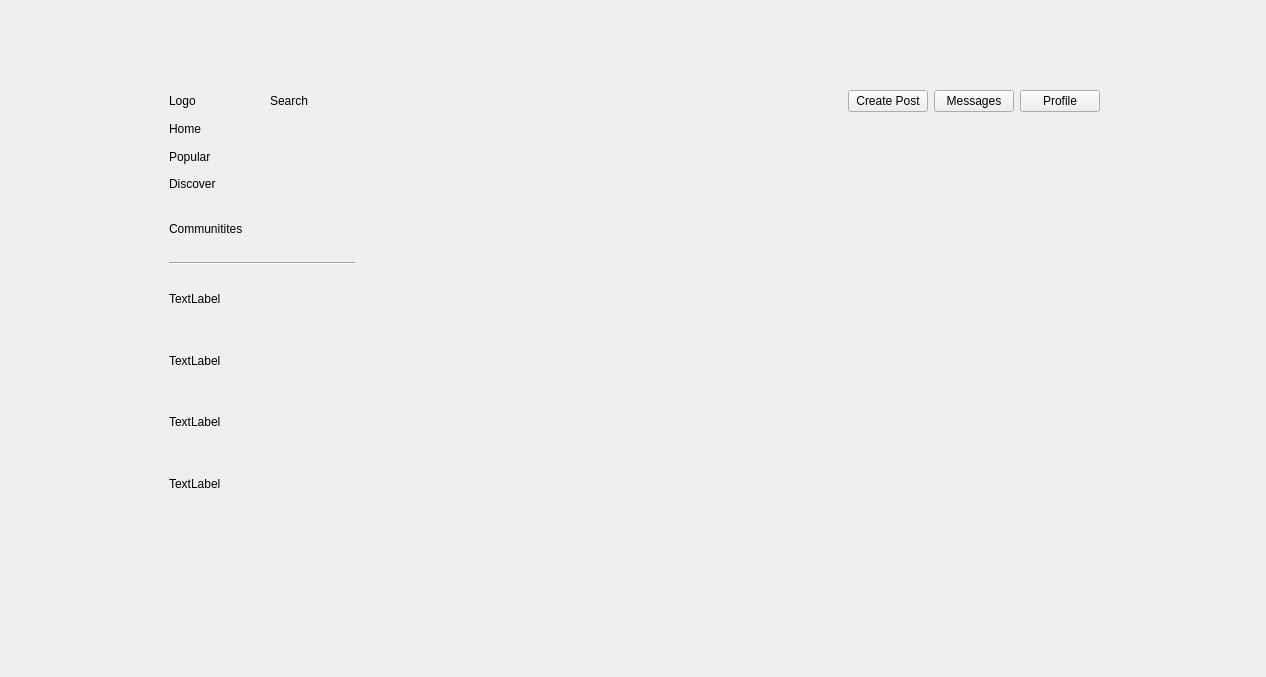
<?xml version="1.0" encoding="UTF-8"?>
<ui version="4.0">
 <class>Home</class>
 <widget class="QMainWindow" name="Home">
  <property name="geometry">
   <rect>
    <x>0</x>
    <y>0</y>
    <width>1266</width>
    <height>677</height>
   </rect>
  </property>
  <property name="windowTitle">
   <string>MainWindow</string>
  </property>
  <widget class="QWidget" name="centralwidget">
   <widget class="QWidget" name="verticalLayoutWidget">
    <property name="geometry">
     <rect>
      <x>169</x>
      <y>90</y>
      <width>931</width>
      <height>421</height>
     </rect>
    </property>
    <layout class="QVBoxLayout" name="bodyContainer" stretch="2,8">
     <item>
      <layout class="QHBoxLayout" name="topBar" stretch="1,4,2,0,0,0">
       <item>
        <widget class="QLabel" name="label_4">
         <property name="text">
          <string>Logo</string>
         </property>
        </widget>
       </item>
       <item>
        <widget class="QLabel" name="label_3">
         <property name="text">
          <string>Search</string>
         </property>
        </widget>
       </item>
       <item>
        <spacer name="horizontalSpacer">
         <property name="orientation">
          <enum>Qt::Horizontal</enum>
         </property>
         <property name="sizeHint" stdset="0">
          <size>
           <width>40</width>
           <height>20</height>
          </size>
         </property>
        </spacer>
       </item>
       <item>
        <widget class="QPushButton" name="create_post_btn">
         <property name="text">
          <string>Create Post</string>
         </property>
        </widget>
       </item>
       <item>
        <widget class="QPushButton" name="pushButton_2">
         <property name="text">
          <string>Messages</string>
         </property>
        </widget>
       </item>
       <item>
        <widget class="QPushButton" name="pushButton_3">
         <property name="text">
          <string>Profile</string>
         </property>
        </widget>
       </item>
      </layout>
     </item>
     <item>
      <layout class="QHBoxLayout" name="mainBody" stretch="2,6,2">
       <item>
        <layout class="QVBoxLayout" name="CenterArea" stretch="2,8">
         <item>
          <layout class="QVBoxLayout" name="verticalLayout_6">
           <item>
            <widget class="QLabel" name="label_6">
             <property name="text">
              <string>Home</string>
             </property>
            </widget>
           </item>
           <item>
            <widget class="QLabel" name="label_7">
             <property name="text">
              <string>Popular</string>
             </property>
            </widget>
           </item>
           <item>
            <widget class="QLabel" name="label_5">
             <property name="text">
              <string>Discover</string>
             </property>
            </widget>
           </item>
          </layout>
         </item>
         <item>
          <layout class="QVBoxLayout" name="verticalLayout_5">
           <item>
            <widget class="QLabel" name="label_8">
             <property name="text">
              <string>Communitites</string>
             </property>
            </widget>
           </item>
           <item>
            <widget class="Line" name="line">
             <property name="orientation">
              <enum>Qt::Horizontal</enum>
             </property>
            </widget>
           </item>
           <item>
            <widget class="QLabel" name="label_9">
             <property name="text">
              <string>TextLabel</string>
             </property>
            </widget>
           </item>
           <item>
            <widget class="QLabel" name="label_10">
             <property name="text">
              <string>TextLabel</string>
             </property>
            </widget>
           </item>
           <item>
            <widget class="QLabel" name="label_12">
             <property name="text">
              <string>TextLabel</string>
             </property>
            </widget>
           </item>
           <item>
            <widget class="QLabel" name="label_11">
             <property name="text">
              <string>TextLabel</string>
             </property>
            </widget>
           </item>
          </layout>
         </item>
        </layout>
       </item>
       <item>
        <layout class="QVBoxLayout" name="leftArea" stretch=""/>
       </item>
       <item>
        <layout class="QVBoxLayout" name="rightArea"/>
       </item>
      </layout>
     </item>
    </layout>
   </widget>
  </widget>
 </widget>
 <resources/>
 <connections/>
</ui>
